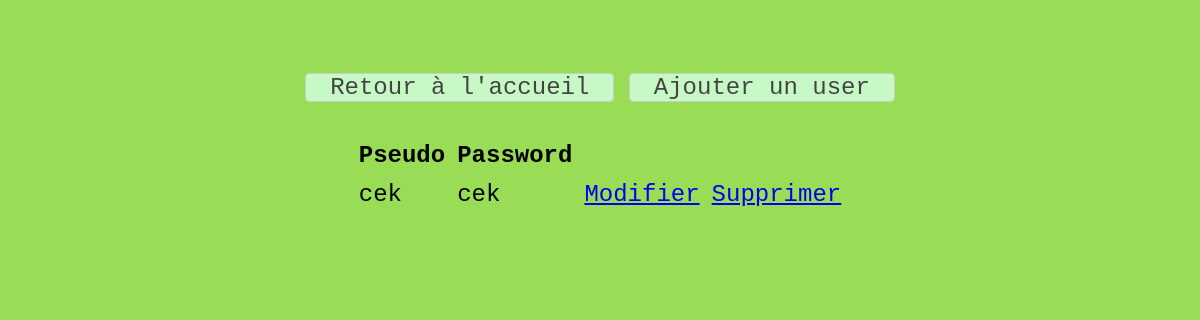
The page /admin/admin_user/user_liste.php (signed in) on the database as committed earlier.
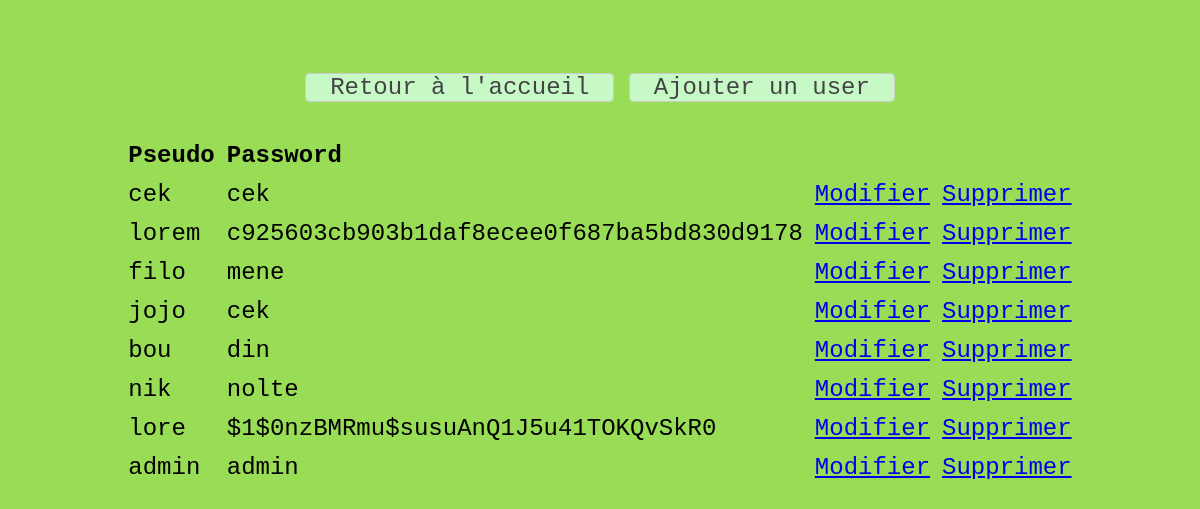
The same page on the database as committed later.
### tables this page shows
CREATE TABLE IF NOT EXISTS `user` (
  `id_user` int(11) NOT NULL AUTO_INCREMENT,
  `identifiant` varchar(150) NOT NULL,
  `mdp` varchar(150) NOT NULL,
  PRIMARY KEY (`id_user`)
);

### admin/admin_user/user_liste.php (the view, shortened to what this page needs)
<?php
include "../../config.php";
include "../../fonctions.php";
include "../include/entete_admin.php";
?>
<div class="projets">
  <a href="<?php echo URL_SITE ?>admin/index.php">Retour à l'accueil</a>
  <a href="<?php echo URL_SITE ?>admin/admin_user/modifier_user.php">Ajouter un user</a>
</div>
<?php
$tableUser = $bdd -> query("SELECT * FROM user")-> fetchAll();?>
<table>
  <thead>
    <tr>
      <td>Pseudo</td>
      <td>Password</td>
    </tr>
  </thead>
  <?php
  if(count($tableUser) == 0) {
      echo "Aucun utilisateur ! Vous pouvez insérer un nouvel utilisateur à partir de cette page.";
  } else {
      foreach ($tableUser as $user) {
        $modifierUser = html_a("Modifier", URL_SITE . "admin/admin_user/modifier_user.php?userAAfficher=$user[id_user]");
        $supprimerUser = html_a("Supprimer", URL_SITE . "admin/admin_user/user_supprimer.php?userASupprimer=$user[id_user]", "alert", "Êtes-vous sûr de vouloir effacer cet utilisateur ?");
        echo "<tr>
                <td>$user[identifiant]</td>
                <td>$user[mdp]</td>
                <td><a href=''>$modifierUser</a></td>
                <td><a href=''>$supprimerUser</a></td>
              </tr>";
      }
    }
  ?>
</table>

### fonctions.php (shortened to what this page needs)
<?php
  function html_a($text, $lien = "#", $class="", $confirm="") {
      if($confirm != "") {
        $confirm = "onclick=\"return confirm('$confirm')\"";
      }
      return "<a href='$lien' class='$class' $confirm >$text</a>";
   }

Rows that differ between the two databases and show on the page:
added user: identifiant "lorem", mdp "c925603cb903b1daf8ecee0f687ba5bd830d9178", text "Modifier Supprimer"
added user: identifiant "filo", mdp "mene", text "Modifier Supprimer"
added user: identifiant "jojo", mdp "cek", text "Modifier Supprimer"
added user: identifiant "bou", mdp "din", text "Modifier Supprimer"
added user: identifiant "nik", mdp "nolte", text "Modifier Supprimer"
added user: identifiant "lore", mdp "$1$0nzBMRmu$susuAnQ1J5u41TOKQvSkR0", text "Modifier Supprimer"
added user: identifiant "admin", mdp "admin", text "Modifier Supprimer"
